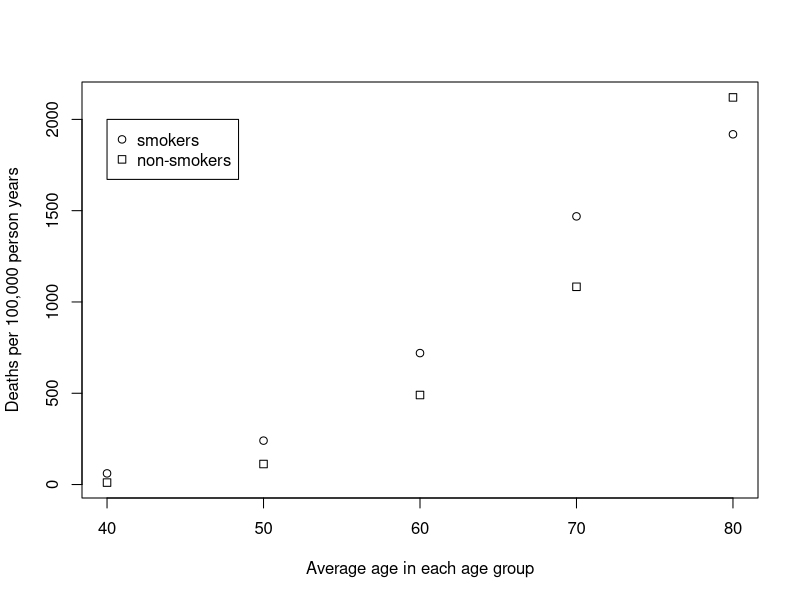
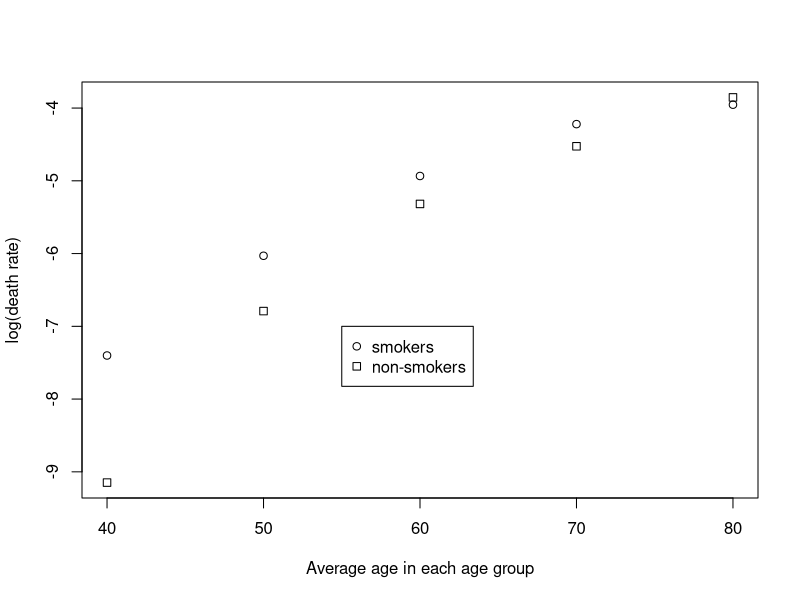
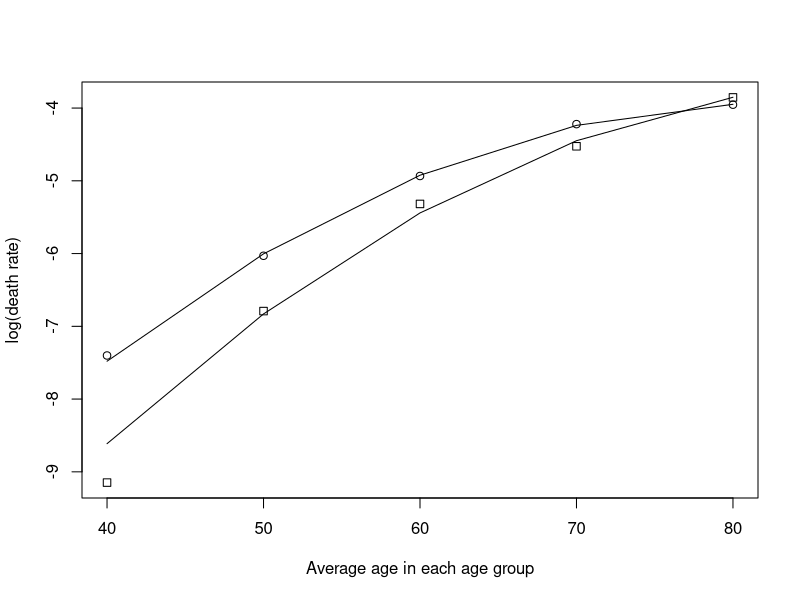
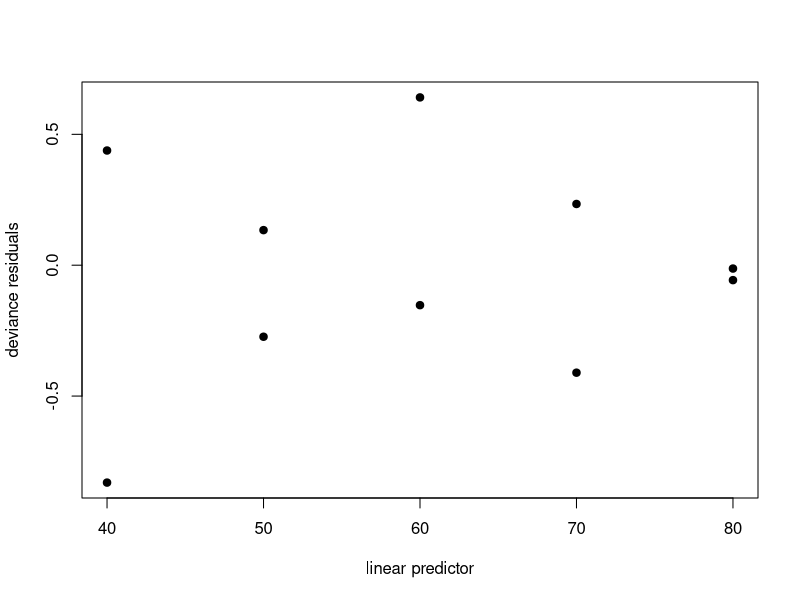
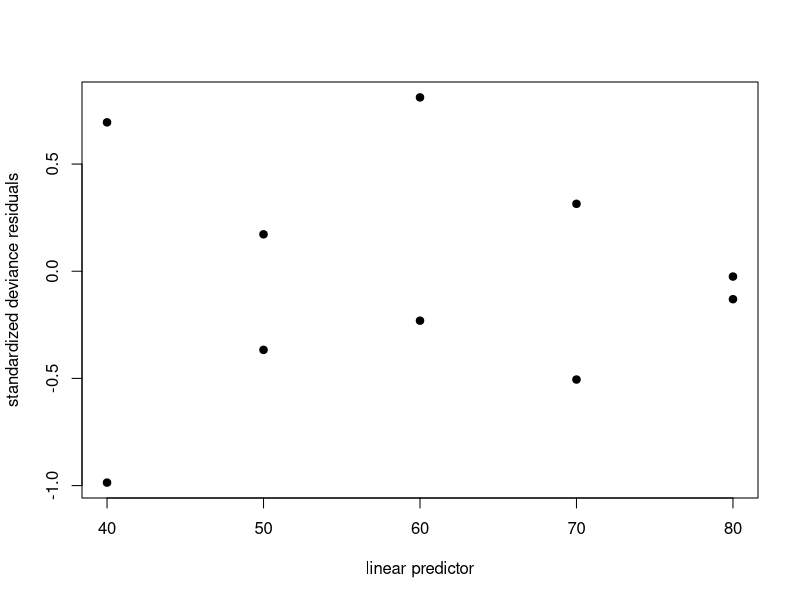
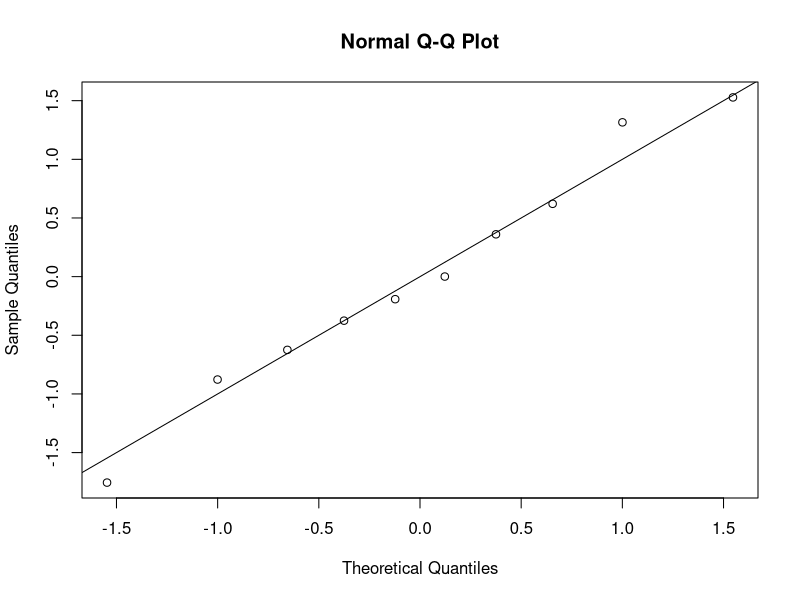

The R source for these figures, in order:
# Demo 11.1: Generalized Linear Models (Poisson Regression)
# Smoking and number of deaths due to coronory heart disease 
# (Ref: Based on Ex 9.2.1 in Dobson 2002)

#####################################################
# Input and plot data
#####################################################

# Data: Deaths from chd after 10 years among British male doctors
# categorized by age and smoking status in 1951.

deaths = c(32,104,206,186,102,2,12,28,28,31)  # expected number of deaths
age    = c(40,50,60,70,80,40,50,60,70,80)
py     = c(52407,43248,28612,12663,5317,18790,10673,5710,2585,1462) # number of doctors at risk in each age group ("person-years")
smoke  = c(1,1,1,1,1,0,0,0,0,0)

# Deaths from coronary heart disease per 100,000 person years 
# for smokers (circles) and non-smokers (squares)
x=age
y=deaths/py*100000
plot(x,y,xlab="Average age in each age group", ylab="Deaths per 100,000 person years",pch=smoke)
legend(40,2000,c("smokers","non-smokers"),pch=c(1,0))

# logarithm of death rate
logy=log(deaths)-log(py)
plot(x,logy,xlab="Average age in each age group", ylab="log(death rate)",pch=smoke)
legend(55,-7,c("smokers","non-smokers"),pch=c(1,0))


# Using the available covariates, and including potential interactions and quadratic terms, we explore the models prediction of the rate of deaths due to coronary heart disease.... From this class of models we chose a model that includes a quadratic term for age and an interaction term for age and smoking status.
agesq  = age*age  # to take into account of the non-linear rate of increase
sm.age = smoke*age # to describe a differential rate of increase with age

# Questions of interest:
# 1. Is the death rate higher for smokers than non-smokers?
# 2. If so, by how much?
# 3. Is the differential effect related to age?


#####################################################
# MODELING: Poisson Regression on Rate Data
#####################################################
#Notice the use of the offset for person-years below
#
myGlm = glm(deaths~smoke+age+agesq+sm.age, offset=log(py),family=poisson)
summary(myGlm)
summ = summary(myGlm)

# Are interactions necessary?
myGlm0 = glm(deaths~smoke+age+agesq,family=poisson) # model without interaction
anova(myGlm0, myGlm,test="Chisq")  # drop in deviance=13.017 with 1 degree of freedom
# 1 - pchisq(13.017,1)  # p-value = 0.00031: clearly significant

#####################################################
# INFERENCE
# Is the death rate higher for smokers than non-smokers, and if so, by how much?
#####################################################

beta=myGlm$coefficients # Extract estimated coefficients
print(beta)
# Compare rates of smokers to nonsmokers with age=40 in our population
exp(beta[2]+40*beta[5])  #    3.106274
# Interpretation: Smokers in the age=40 group have a death rate due to coronory heart disease that is 3.1 times higher than non-smokers 

##
# Alternative calculation of effect of smoking (but don't confuse association with causation!):
##
summ = summary(myGlm)
v    = summ$dispersion * summ$cov.unscaled 
  #summ$dispersion is 1 unless we allow "over dispersion" 
  #relative to the model. This is a topic I skipped over.
  #
print(v)   # var(beta_hat) 
ell  = c(0,1,0,0,40)    
gam  = sum(ell*myGlm$coef)    # =beta2_hat+40*beta5_hat  
print(exp(gam))  # 3.106274 


#################################
# Compute confidence intervals:
#################################
se   = sqrt(ell %*% v %*% ell)
ci   = exp(c(gam- 2*se, gam+ 2*se))
print(round(ci,2))     # [1.77, 5.45]; compare with point estimate 3.1

# Interpretation: Smokers in the age=40 group have a death rate due to coronory heart disease that is 2 to 5 times higher than non-smokers in the same age group.
# (Since heart disease is much more common than lung cancer, the risk of smoking has a bigger impact on public health for heart disease than smoking.)

#####################################################
# GOODNESS OF FIT (deviance test)
#####################################################
summary(myGlm)    # Residual deviance:   1.6354  on 5  degrees of freedom
# This LRT statistic is approximately distributed as a chi-square deviate with n-q degrees of freedom, where q is the number of covariates. If D is larger than expeced (i.e., the p-value is small) this means that the Poisson model with the covariates included is not sufficient to explain the data.

# Global goodness-of-fit
print(1-pchisq(myGlm$deviance,df=5))    #p-value = 0.897
# Conclusion: For these data, the model appears to fit well.

# Plot fitted model
plot(x,logy,xlab="Average age in each age group", ylab="log(death rate)",pch=smoke)
p = myGlm$linear.predictors
logy_fit=p-log(py)
#logy_fit = predict.glm(myGlm)-log(py)
lines(x[smoke==0],logy_fit[smoke==0])
lines(x[smoke==1],logy_fit[smoke==1])

####################################
# ADDED: plots of deviance residuals
####################################
# The global fit is good, but check residuals also, to detect more subtle deviations from the assumptions (goodness-of-fit tests are not usually powerful, so they don't have much power to detect deviations from the assumed model. Moreover, they rely on large-sample theory)

# Create residuals:
res = resid(myGlm,type="deviance")
plot(x,res,pch=19,xlab="linear predictor",ylab="deviance residuals")
print(sum(res^2))   # Note: returns the (global) deviance

# Create Standardized Residuals:
stdres = rstandard(myGlm)
plot(x,stdres,pch=19,xlab="linear predictor",ylab="standardized deviance residuals")

# QQ Plot:
qqnorm(scale(stdres))
abline(c(0,1))

